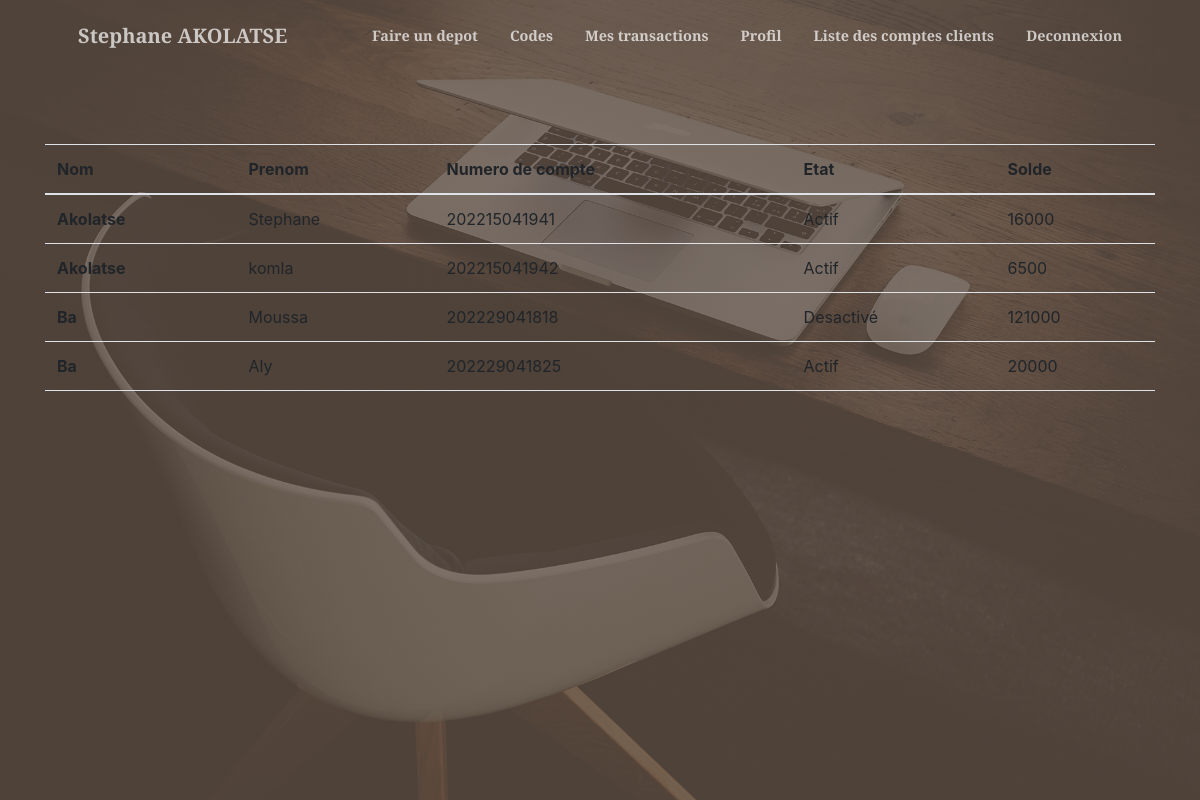
Screenshot of /distributeur/listeComptes with the database file from the repository.
### app.py (models this page shows, shortened)
class User(db.Model):
    __tablename__ = "user"
    id = db.Column(db.Integer, primary_key = True)
    nom = db.Column(db.String(50), nullable = False)
    prenom = db.Column(db.String(100), nullable = False)
    login = db.Column(db.String(50), nullable=True)
    password = db.Column(db.Text, nullable=False)
    type = db.Column(db.String(50))
    __mapper_args__ = {
        'polymorphic_identity':'user',
        'polymorphic_on':type
    }

class Client(User):
    __tablename__ = "client"
    id = db.Column(db.Integer, db.ForeignKey('user.id'), primary_key=True)
    telephone = db.Column(db.String(50),nullable = False)
    numero = db.Column(db.String(50),nullable = False)
    code = db.Column(db.String(50),nullable = False)
    solde = db.Column(db.Integer,nullable = False)
    etat = db.Column(db.Boolean, nullable=False)
    createur_id = db.Column(db.Integer,nullable = False)
    transactions = db.relationship('Recharge',backref='client',lazy=True)
    codes = db.relationship('Code',backref='client',lazy=True)
    envois = db.relationship('Envoi',backref='envoyeur',lazy=True)
    receptions = db.relationship('Reception',backref='receveur',lazy=True)
    __mapper_args__ = {
        'polymorphic_identity':'client',
    }

class User(db.Model):
    __tablename__ = "user"
    id = db.Column(db.Integer, primary_key = True)
    nom = db.Column(db.String(50), nullable = False)
    prenom = db.Column(db.String(100), nullable = False)
    login = db.Column(db.String(50), nullable=True)
    password = db.Column(db.Text, nullable=False)
    type = db.Column(db.String(50))
    __mapper_args__ = {
        'polymorphic_identity':'user',
        'polymorphic_on':type
    }

### app.py (the view)
@app.route('/distributeur/listeComptes')
def listeComptes():
    users = Client.query.all()
    return render_template("distribution.liste.html",users=users)

### templates/distribution.liste.html (shortened to what this page needs)
{% extends 'base.distributeur.html' %}
{% block content %}
<br>
<br>
<br>
    <div class="container">
        <table class="table">
            <thead>
            <tr>
                <th scope="col">Nom</th>
                <th scope="col">Prenom</th>
                <th scope="col">Numero de compte</th>
                <th scope="col">Etat</th>
                <th scope="col">Solde</th>
            </tr>
            </thead>
            <tbody>
            {% for item in users %}
            <tr>
                <th scope="row">{{item.nom}}</th>
                <td>{{item.prenom}}</td>
                <td>{{item.numero}}</td>
                <td>{% if item.etat %}Actif{% else %}Desactivé{% endif %}</td>
                <td>{{item.solde}}</td>
            </tr>
            {% endfor %}
            </tbody>
        </table>
    </div>
{% endblock %}

### rows the page displays
Client: nom "Akolatse", prenom "Stephane", numero "202215041941", etat "Actif", solde "16000"
Client: nom "Akolatse", prenom "komla", numero "202215041942", etat "Actif", solde "6500"
Client: nom "Ba", prenom "Moussa", numero "202229041818", etat "Desactivé", solde "121000"
Client: nom "Ba", prenom "Aly", numero "202229041825", etat "Actif", solde "20000"
